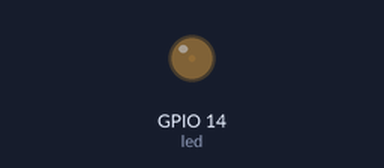
The program below on a simulated ESP32 board running MicroPython. On the bench: output pins drawn as LEDs (lit = HIGH).

Above: at 0.05 s.
At 5.25 s:
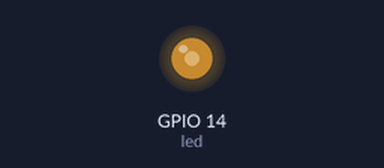
At 8.95 s:
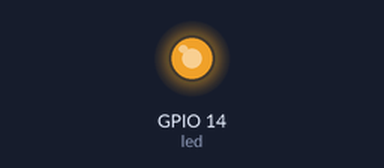
At 17.85 s:
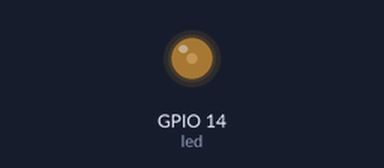
Timing chart, 0 to 26.7 s (numbered marks = the images above):
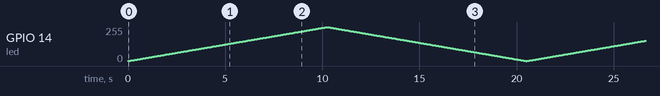

The program:

bolum2_u32_pwm2.py
```python
from machine import *
import time

led = PWM(Pin(14), 5)

while True:
    for i in range(0, 1023):
        led.duty(i)
        time.sleep_ms(10)

    for i in range(1023, 0, -1):
        led.duty(i)
        time.sleep_ms(10)
```
